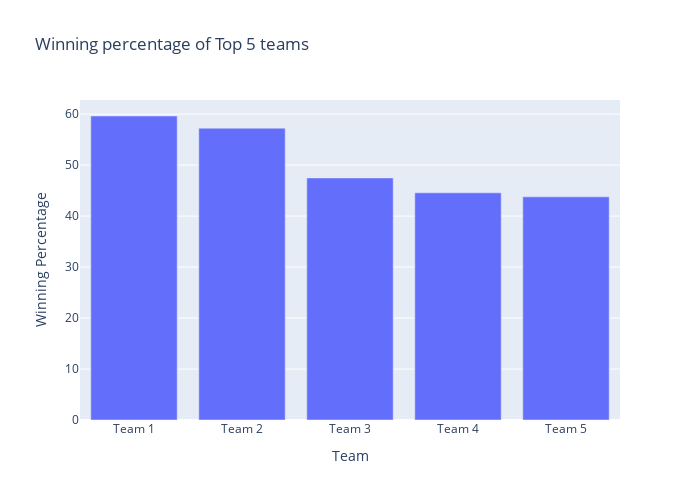

Notebook code cell kept with this figure:
### Code cell
# Top 5 teams with most Winning percentage
plot_top_n_teams(basketball_df, 'WinPercentage', 5, 'Winning percentage of Top 5 teams', 'Winning Percentage')

### Figure 1 — Plotly figure (JSON) as saved in the notebook; plotly's stock layout.template omitted (floating-point values rounded to 4 significant figures)
{"data": [{"name": "Top 5 Teams (WinPercentage)", "type": "bar", "x": ["Team 1", "Team 2", "Team 3", "Team 4", "Team 5"], "y": [59.63, 57.24, 47.48, 44.56, 43.77]}], "layout": {"barmode": "group", "height": 500, "title": {"text": "Winning percentage of Top 5 teams"}, "width": 700, "xaxis": {"title": {"text": "Team"}}, "yaxis": {"title": {"text": "Winning Percentage"}}}}
